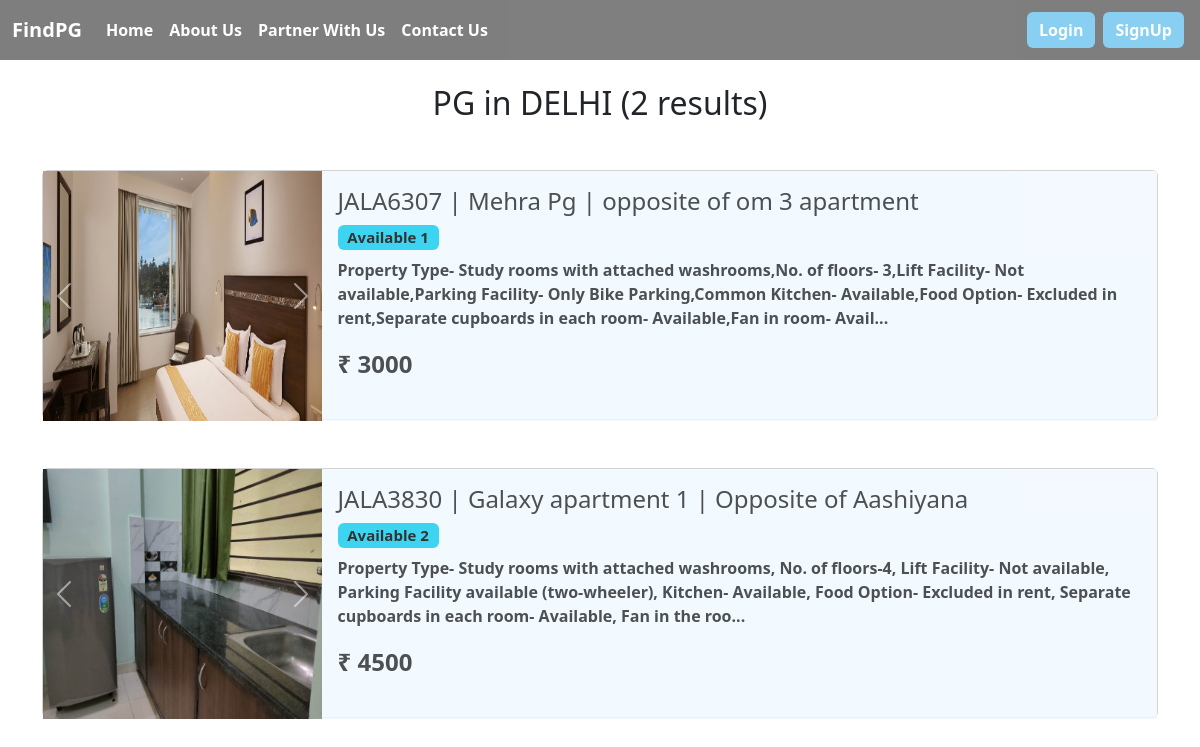
The app's page /DELHI/ with its own data.
### PG/models.py (models this page shows)
class multipleimage(models.Model):
    sno=models.AutoField(primary_key=True)
    room=models.ForeignKey(RentarDetail,on_delete=models.CASCADE)
    room_photos=models.ImageField(upload_to='room/photo',default='')

class RentarDetail(models.Model):
    sno=models.AutoField(primary_key=True)
    name=models.CharField(max_length=20)
    phone=models.CharField(max_length=13)
    email=models.CharField(max_length=20)
    City=models.CharField(max_length=20)
    main_address=models.CharField(max_length=100)
    detailed_address=models.CharField(max_length=500)
    room_details=models.TextField()
    room_vacent=models.IntegerField()
    nearby_facilities=models.TextField(default='')
    price=models.IntegerField(default=0)
    status=models.BooleanField(default=False)
    map=models.CharField(max_length=2000,default='')

### PG/views.py (the view)
# urls.py: path('<str:slug>/',views.home1,name="home1"),
def home1(request,slug):
        obj=RentarDetail.objects.filter(City=slug)
        return render(request,'home1.html',{'obj':obj,'scity':slug,'tresults':len(obj)})

### PG/templatetags/extras.py (called while the page is built)
@register.filter(name='get_img')
def get_img(id):
    obj=RentarDetail.objects.filter(sno=id)[0]
    img=multipleimage.objects.filter(room=obj)
    return img

### templates/home1.html (shortened to what this page needs)
{% extends 'base.html' %}
{% load extras %}
{% block body %}
<div class="container mt-3">
    <h2 class="text-center my-4">PG in {{scity}} ({{tresults}} results)</h2>
    {% for item in obj %}
    {% if item.status%}
    <a href="/{{scity}}/{{item.sno}}/{{item.main_address}}">
        <div class=" my-5" id="box">
            <div class="card mb-3" style="height: 250px;">
                <div class="row g-0">
                    <div id="carouselExampleAutoplaying{{item.sno}}" class="carousel slide col-md-3" data-bs-ride="carousel">
                        <div class="carousel-inner">
                            <div class="carousel-item active">
                                {% for item1 in item.sno|get_img %}
                                <img src="/media/{{item1.room_photos}}" class="d-block w-100" style="height: 250px;"
                                    alt="...">
                                {% if forloop.counter|divisibleby:1 and forloop.counter > 0 and not forloop.last%}
                            </div>
                                {% endif %}
                                {% endfor %}
                        </div>
                        <button class="carousel-control-prev" type="button" data-bs-target="#carouselExampleAutoplaying{{item.sno}}"
                            data-bs-slide="prev">
                            <span class="carousel-control-prev-icon" aria-hidden="true"></span>
                        </button>
                        <button class="carousel-control-next" type="button" data-bs-target="#carouselExampleAutoplaying{{item.sno}}"
                            data-bs-slide="next">
                            <span class="carousel-control-next-icon" aria-hidden="true"></span>
                        </button>
                    </div>
                    <div class="col-md-9"  style="background-color: aliceblue; opacity: .8;">
                        <div class="card-body">
                            <h4 class="card-title">{{item.main_address}}</h4>
                            <h5><span class="badge text-bg-info">Available {{item.room_vacent}}</span></h5>
                            <p class="card-text">{{item.room_details|slice:250}}...</p>
                            <p class="card-text" style="font-size: x-large;"><b> &#x20B9; {{item.price}}</b></p>
                        </div>
                    </div>
                </div>
            </div>
        </div>
    </a>
    {% endif %}
    {% endfor %}
</div>
{% endblock body %}

### templates/base.html (shortened to what this page needs)
<!doctype html>
<html lang="en">
<head>
    <link href="https://cdn.jsdelivr.net/npm/bootstrap@5.3.0-alpha1/dist/css/bootstrap.min.css" rel="stylesheet"
>
    <link rel="stylesheet" href="https://use.fontawesome.com/releases/v5.15.1/css/all.css"
 />
</head>
<body>
    <nav class="navbar navbar-expand-lg bg-body-tertiary" id="nav">
        <div class="container-fluid">
            <a id="webname" class="navbar-brand" href="/">FindPG</a>
            <div class="collapse navbar-collapse" id="navbarSupportedContent">
                <ul class="navbar-nav me-auto mb-2 mb-lg-0">
                    <li class="nav-item">
                        <a class="nav-link active" aria-current="page" href="/">Home</a>
                    </li>
                    <li class="nav-item">
                        <a class="nav-link" href="/about/">About Us</a>
                    </li>
                    <li class="nav-item">
                        <a class="nav-link" aria-current="page" href="/register/">Partner With Us</a>
                    </li>
                    <li class="nav-item">
                        <a class="nav-link" href="/contact/">Contact Us</a>
                    </li>
                </ul>
                {% if not request.user.is_authenticated %}
                <a style="background-color: #13a0e7; border: none;" href="/login/" type="button"
                    class="btn btn-primary mx-1 my-1 ">Login</a>
                <a style="background-color: #13a0e7; border: none;" href="/signup/" type="button"
                    class="btn btn-primary mx-1 my-1">SignUp</a>
                {% endif %}
            </div>
        </div>
    </nav>
    {% block body %}
    {% endblock body %}
</body>
</html>

### templates/base.html (style rules this page uses)
#nav { background-color: black !important; opacity: .5; }
a { color: white !important; font-weight: bold !important; }

### templates/home1.html (style rules this page uses)
.container a { text-decoration: none; color: black !important; }

### records on screen
RentarDetail: status True (drawn), main_address "JALA6307 | Mehra Pg | opposite of om 3 apartment", room_vacent "1", room_details "Property Type- Study rooms with attached washrooms,No. of floors- 3,Lift Facility- Not available,Parking Facility- Only Bike Parking,Common Kitchen- Available,Food Option- Excluded in rent,Separate cupboards in each room- Available,Fan in room- Avail", price "3000"
multipleimage: room_photos (picture)
RentarDetail: status True (drawn), main_address "JALA3830 | Galaxy apartment 1 | Opposite of Aashiyana", room_vacent "2", room_details "Property Type- Study rooms with attached washrooms, No. of floors-4, Lift Facility- Not available, Parking Facility available (two-wheeler), Kitchen- Available, Food Option- Excluded in rent, Separate cupboards in each room- Available, Fan in the roo", price "4500"
multipleimage: room_photos (picture)

### other values on screen
{{ scity }} "DELHI"
{{ tresults }} "2"
